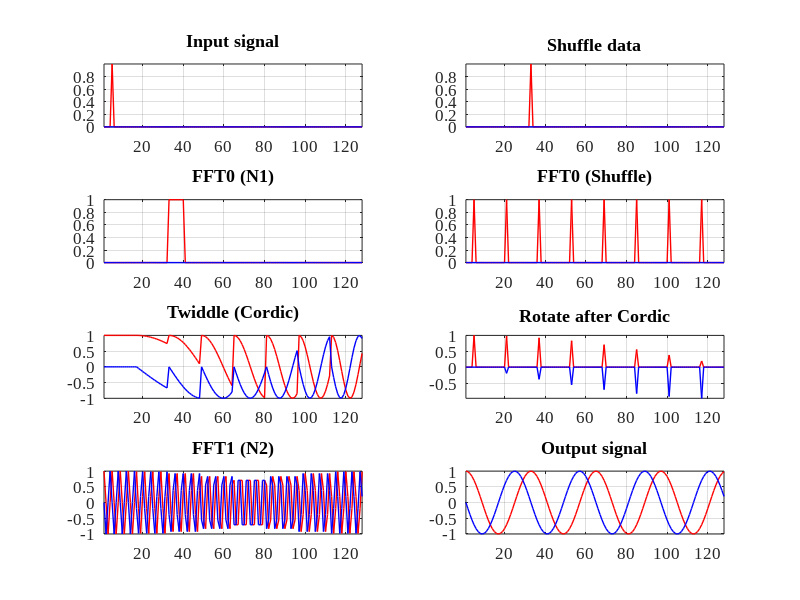

MATLAB code to generate this figure:
%% ------------------------------------------------------------------------
%
% Title       : test_ulfft.m
% Author      : Alexander Kapitanov 
% E-mail      : sallador@bk.ru 
% Version     : 1.0
%
% -------------------------------------------------------------------------
%
% Description : 
%    Testing Ultra Long FFT model
%
% -------------------------------------------------------------------------
%
% Date        : 2018.04.15 
%
%% ------------------------------------------------------------------------ 
%
% GNU GENERAL PUBLIC LICENSE
% Version 3, 29 June 2007
%
% Copyright (c) 2018 Kapitanov Alexander
%
% This program is free software: you can redistribute it and/or modify
% it under the terms of the GNU General Public License as published by
% the Free Software Foundation, either version 3 of the License, or
% (at your option) any later version.
%
% You should have received a copy of the GNU General Public License
% along with this program.  If not, see <http://www.gnu.org/licenses/>.
%
% THERE IS NO WARRANTY FOR THE PROGRAM, TO THE EXTENT PERMITTED BY
% APPLICABLE LAW. EXCEPT WHEN OTHERWISE STATED IN WRITING THE COPYRIGHT 
% HOLDERS AND/OR OTHER PARTIES PROVIDE THE PROGRAM "AS IS" WITHOUT WARRANTY 
% OF ANY KIND, EITHER EXPRESSED OR IMPLIED, INCLUDING, BUT NOT LIMITED TO, 
% THE IMPLIED WARRANTIES OF MERCHANTABILITY AND FITNESS FOR A PARTICULAR 
% PURPOSE.  THE ENTIRE RISK AS TO THE QUALITY AND PERFORMANCE OF THE PROGRAM 
% IS WITH YOU.  SHOULD THE PROGRAM PROVE DEFECTIVE, YOU ASSUME THE COST OF 
%  ALL NECESSARY SERVICING, REPAIR OR CORRECTION. 
%
%% ------------------------------------------------------------------------

% Preparing to work
close all;
clear all;
set(0, 'DefaultAxesFontSize', 12, 'DefaultAxesFontName', 'Times New Roman');
set(0, 'DefaultTextFontSize', 12, 'DefaultTextFontName', 'Times New Roman'); 


%% ---- Settings ----------------------------------------------------------
N1      = 16;           % Colomn
N2      = 8;            % Rows
NFFT    = N1 * N2;      % Total FFT length

Asig    = 1;
Fsig    = 4;
B       = 0.4;

%% ---- Input data for FFT calculate --------------------------------------
Dre = zeros(NFFT, 1);
Dim = zeros(NFFT, 1);

for i = 0:NFFT-1
  Dre(i+1,1) = Asig * cos(Fsig*i* 2*pi/NFFT);
  Dim(i+1,1) = Asig * sin(Fsig*i* 2*pi/NFFT);

  Dre(i+1,1) = Asig * cos((Fsig*i + B*i*i/2) * 2*pi/NFFT) * sin(i * pi / NFFT);
  Dim(i+1,1) = Asig * sin((Fsig*i + B*i*i/2) * 2*pi/NFFT) * sin(i * pi / NFFT);
  
  if (i == 4)
    Dre(i+1,1) = Asig;
    Dim(i+1,1) = 0;
  else
    Dre(i+1,1) = 0;
    Dim(i+1,1) = 0;
  end
end

% Adding noise to real signal
SNR = 90;

DatRe = awgn(Dre, SNR, 0, 1);
DatIm = awgn(Dim, SNR, 0, 1);

DAT_IN = DatRe + 1j*DatIm;

IR0(:,1) = DatRe;
IR0(:,2) = DatIm;

TX(:,1) = real(DAT_IN);
TX(:,2) = imag(DAT_IN);

%% ------------------------------------------------------------------------
%  ---- FFT CALCULATE (ETALON FFT ALGORITHM) ------------------------------
%  ------------------------------------------------------------------------
DFFT0 = fft(DAT_IN);

IX(:,1) = real(DFFT0);
IX(:,2) = imag(DFFT0);

%% ------------------------------------------------------------------------
%  ---- ULTRA LONG FFT ALGORITM FROM 2D FFT + ROTATION --------------------
%  ------------------------------------------------------------------------

% ---- STAGE 0: CREATE MATRIX FOR INPUT DATA ----
DIN = zeros(N1,N2);
for n1 = 1:N1
  for n2 = 1:N2
    DIN(n1, n2) = DAT_IN((n2-1)*N1+n1,1);
  end 
end

DIN_L = zeros(NFFT,1);
for n1 = 1:N1
  for n2 = 1:N2
    DIN_L((n1-1)*N2+n2, 1) = DIN(n1, n2);
  end 
end

IR1(:,1) = real(DIN_L);
IR1(:,2) = imag(DIN_L);

% ---- STAGE 1: CALCULATE FIRST FFT (A) ----
DFFT1 = zeros(N1,N2);
for n1 = 1:N1
  DFFT1(n1, :) = fft(DIN(n1,:));
end

DFFT1_L = zeros(NFFT,1);
for n1 = 1:N1
  for n2 = 1:N2
    DFFT1_L((n1-1)*N2+n2, 1) = DFFT1(n1, n2);
  end 
end

IR2(:,1) = real(DFFT1_L);
IR2(:,2) = imag(DFFT1_L);

% ---- STAGE 2: SHUFFLE FFT RESULT ----
SHF1_L = zeros(NFFT,1);
for n1 = 1:N1
  for n2 = 1:N2
    SHF1_L((n2-1)*N1+n1, 1) = DFFT1(n1, n2);
  end 
end

IR3(:,1) = real(SHF1_L);
IR3(:,2) = imag(SHF1_L);

% SHF1 = zeros(N1,N2);
% for n1 = 1:N1
%   for n2 = 1:N2
%     SHF1(n1, n2) = SHF1_L((n1-1)*N2+n2,1);
%   end 
% end

% ---- STAGE 3: ROTATE AFTER SHUFFLER ----
SHW = zeros(N1,N2);
for n1 = 1:N1
  for n2 = 1:N2
    SHW(n1, n2) = exp(-1j*2*pi*(n1-1)*(n2-1)/(N1*N2)); 
  end
end

TWD_L = zeros(NFFT,1);
for n1 = 1:N1
  for n2 = 1:N2
    TWD_L((n2-1)*N1+n1, 1) = SHW(n1, n2);
  end 
end

IR4(:,1) = real(TWD_L);
IR4(:,2) = imag(TWD_L);

% ---- STAGE 4: MULTIPLY DATA ----
MULT = zeros(N1,N2);
for n1 = 1:N1
  for n2 = 1:N2
    MULT(n1, n2) = DFFT1(n1, n2) * SHW(n1, n2);
  end
end

MLT_L = zeros(NFFT,1);
for n1 = 1:N1
  for n2 = 1:N2
    MLT_L((n2-1)*N1+n1, 1) = MULT(n1, n2);
  end 
end

IR5(:,1) = real(MLT_L);
IR5(:,2) = imag(MLT_L);

% ---- STAGE 5: CALCULATE SECOND FFT (B) ----
DFFT2 = zeros(N1,N2);
for n2 = 1:N2
    DFFT2(:, n2) = fft(MULT(:,n2));
end

DFFT2_L = zeros(NFFT,1);
for n1 = 1:N1
  for n2 = 1:N2
    DFFT2_L((n2-1)*N1+n1, 1) = DFFT2(n1, n2);
  end 
end

IR6(:,1) = real(DFFT2_L);
IR6(:,2) = imag(DFFT2_L);

% ---- STAGE 6: CREATE MATRIX FOR OUTPUT DATA ----
DOUT = zeros(NFFT,1);
for n1 = 1:N1
  for n2 = 1:N2
    DOUT((n1-1)*N2+n2, 1) = DFFT2(n1, n2);
  end 
end

IR7(:,1) = real(DOUT);
IR7(:,2) = imag(DOUT);

%% ------------------------------------------------------------------------
%  ---- PLOT DATA: INPUT SIGNAL, FFT0, FFT1, TWIDDLES etc -----------------
%  ------------------------------------------------------------------------
figure('Name', 'Ultra-long FFT', 'NumberTitle','off');
for i = 1:2
  subplot(4,2,1)
  plot(IR0(:, i), '-', 'LineWidth', 1, 'Color', [2-i 0  i-1]);
  grid on; hold on; axis tight;
  title(['Input signal']) 

  subplot(4,2,2)
  plot(IR1(:, i), '-', 'LineWidth', 1, 'Color', [2-i 0  i-1]);
  grid on; hold on; axis tight;
  title(['Shuffle data']) 
  
  subplot(4,2,3)
  plot(IR2(:, i), '-', 'LineWidth', 1, 'Color', [2-i 0  i-1]);
  grid on; hold on; axis tight;
  title(['FFT0 (N1)'])
 
  subplot(4,2,4)
  plot(IR3(:, i), '-', 'LineWidth', 1, 'Color', [2-i 0  i-1]);
  grid on; hold on; axis tight;
  title(['FFT0 (Shuffle)'])
 
  subplot(4,2,5)
  plot(IR4(:, i), '-', 'LineWidth', 1, 'Color', [2-i 0  i-1]);
  grid on; hold on; axis tight;
  title(['Twiddle (Cordic)'])
 
  subplot(4,2,6)
  plot(IR5(:, i), '-', 'LineWidth', 1, 'Color', [2-i 0  i-1]);
  grid on; hold on; axis tight;
  title(['Rotate after Cordic'])

  subplot(4,2,7)
  plot(IR6(:, i), '-', 'LineWidth', 1, 'Color', [2-i 0  i-1]);
  grid on; hold on; axis tight;
  title(['FFT1 (N2)']) 
  
  subplot(4,2,8)
  plot(IR7(:, i), '-', 'LineWidth', 1, 'Color', [2-i 0  i-1]);
  grid on; hold on; axis tight;
  title(['Output signal'])
end

Col = ['k' 'r' 'b' 'g' 'm', 'c', 'y', 'k'];
Val = ['-' '--' ':' '-.'];
%% ------------------------------------------------------------------------